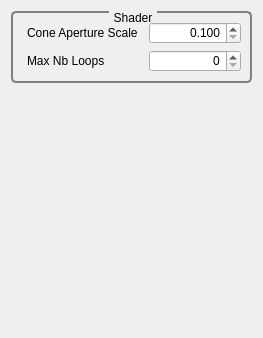
<?xml version="1.0" encoding="UTF-8"?>
<ui version="4.0">
 <class>GvQCustomEditor</class>
 <widget class="QWidget" name="GvQCustomEditor">
  <property name="geometry">
   <rect>
    <x>0</x>
    <y>0</y>
    <width>263</width>
    <height>338</height>
   </rect>
  </property>
  <property name="windowTitle">
   <string>Custom Editor</string>
  </property>
  <property name="styleSheet">
   <string>QGroupBox
{
     background-color: qlineargradient(x1: 0, y1: 0, x2: 0, y2: 1,
                                       stop: 0 #E0E0E0, stop: 1 #FFFFFF);
     border: 2px solid gray;
     border-radius: 5px;
     margin-top: 1ex; /* leave space at the top for the title */
 }

 QGroupBox::title
{
	 subcontrol-origin: margin;
     subcontrol-position: top center; /* position at the top center */
     padding: 0 3px;
     background-color: qlineargradient(x1: 0, y1: 0, x2: 0, y2: 1,
                                       stop: 0 #FFOECE, stop: 1 #FFFFFF);
 }

QLabel
{
	border-radius: 4px;
	padding: 2px;
 }
</string>
  </property>
  <layout class="QVBoxLayout" name="verticalLayout">
   <item>
    <widget class="QGroupBox" name="groupBox_3">
     <property name="title">
      <string>Shader</string>
     </property>
     <layout class="QGridLayout" name="gridLayout_2">
      <item row="0" column="0">
       <widget class="QLabel" name="label_11">
        <property name="text">
         <string>Cone Aperture Scale</string>
        </property>
       </widget>
      </item>
      <item row="0" column="1">
       <widget class="QDoubleSpinBox" name="_coneApartureScaleDoubleSpinBox">
        <property name="alignment">
         <set>Qt::AlignRight|Qt::AlignTrailing|Qt::AlignVCenter</set>
        </property>
        <property name="decimals">
         <number>3</number>
        </property>
        <property name="minimum">
         <double>0.100000000000000</double>
        </property>
        <property name="maximum">
         <double>100.000000000000000</double>
        </property>
        <property name="singleStep">
         <double>0.100000000000000</double>
        </property>
       </widget>
      </item>
      <item row="1" column="0">
       <widget class="QLabel" name="label">
        <property name="toolTip">
         <string>during the main GigaSpace pipeline pass (GLSL shader)</string>
        </property>
        <property name="text">
         <string>Max Nb Loops</string>
        </property>
       </widget>
      </item>
      <item row="1" column="1">
       <widget class="QSpinBox" name="_maxNbLoopsSpinBox">
        <property name="toolTip">
         <string>during the main GigaSpace pipeline pass (GLSL shader)</string>
        </property>
        <property name="alignment">
         <set>Qt::AlignRight|Qt::AlignTrailing|Qt::AlignVCenter</set>
        </property>
        <property name="maximum">
         <number>10000</number>
        </property>
       </widget>
      </item>
     </layout>
    </widget>
   </item>
   <item>
    <spacer name="verticalSpacer">
     <property name="orientation">
      <enum>Qt::Vertical</enum>
     </property>
     <property name="sizeHint" stdset="0">
      <size>
       <width>20</width>
       <height>60</height>
      </size>
     </property>
    </spacer>
   </item>
  </layout>
 </widget>
 <resources/>
 <connections/>
</ui>
